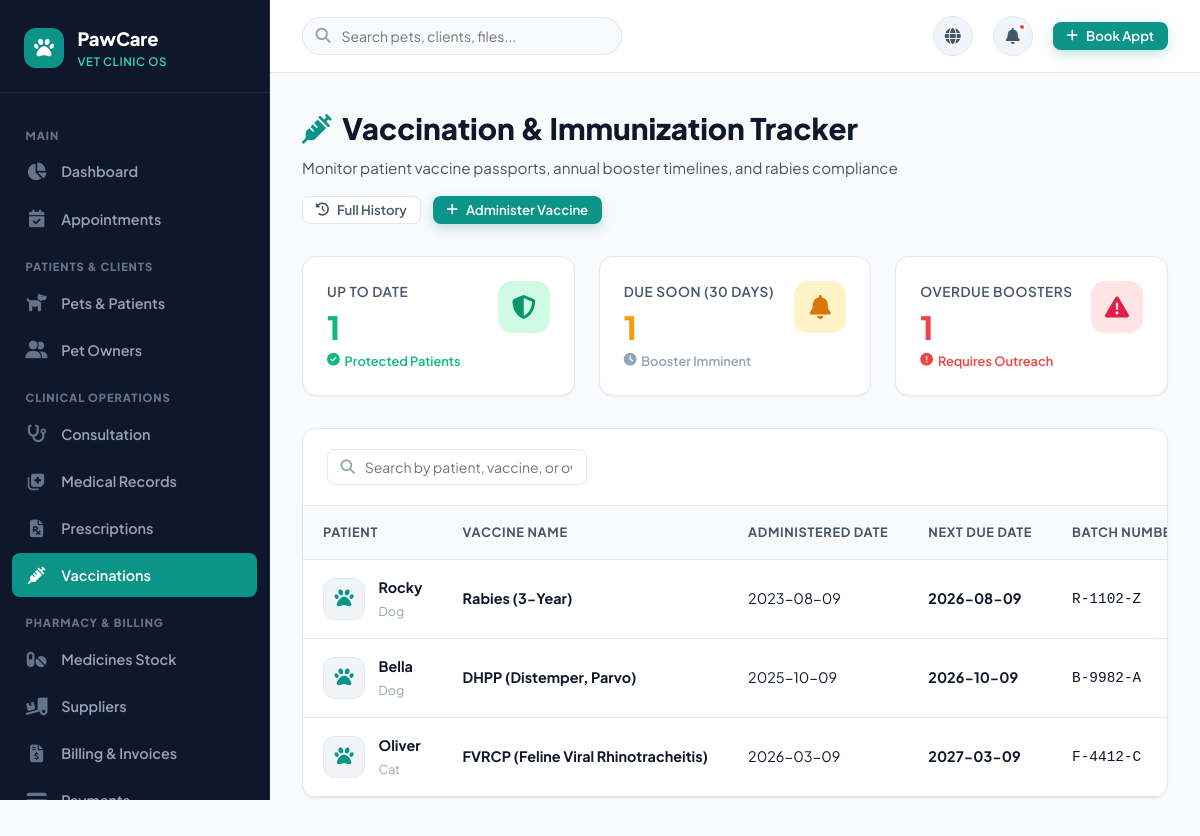
The page /vaccinations (signed in) on the database its author committed.
### tables this page shows
CREATE TABLE vaccinations (
    id INTEGER PRIMARY KEY AUTOINCREMENT,
    pet_id INTEGER NOT NULL,
    vaccine_name VARCHAR(100) NOT NULL,
    administered_date DATE NOT NULL,
    next_due_date DATE NOT NULL,
    batch_number VARCHAR(50),
    veterinarian_name VARCHAR(100),
    status VARCHAR(20) DEFAULT 'up_to_date', -- 'up_to_date', 'due_soon', 'overdue'
    notes TEXT,
    created_at TIMESTAMP DEFAULT CURRENT_TIMESTAMP,
    FOREIGN KEY (pet_id) REFERENCES pets (id) ON DELETE CASCADE
);

CREATE TABLE pets (
    id INTEGER PRIMARY KEY AUTOINCREMENT,
    owner_id INTEGER NOT NULL,
    name VARCHAR(80) NOT NULL,
    species VARCHAR(50) NOT NULL, -- Dog, Cat, Bird, Rabbit, Reptile, etc.
    breed VARCHAR(80),
    gender VARCHAR(10) DEFAULT 'Unknown', -- Male, Female, Neutered Male, Spayed Female
    date_of_birth DATE,
    age_years INTEGER DEFAULT 0,
    weight REAL DEFAULT 0.0, -- in kg
    color VARCHAR(50),
    microchip_id VARCHAR(100),
    photo VARCHAR(255) DEFAULT 'default_pet.png',
    allergies TEXT,
    medical_notes TEXT,
    created_at TIMESTAMP DEFAULT CURRENT_TIMESTAMP,
    FOREIGN KEY (owner_id) REFERENCES owners (id) ON DELETE CASCADE
);

### app.py (the view)
@app.route('/vaccinations')
@login_required
def vaccinations():
    db = get_db()
    vax_list = db.execute("""
        SELECT v.*, p.name as pet_name, p.species, p.breed, o.name as owner_name, o.phone as owner_phone
        FROM vaccinations v
        JOIN pets p ON v.pet_id = p.id
        JOIN owners o ON p.owner_id = o.id
        ORDER BY v.next_due_date ASC
    """).fetchall()
    stats = {
        'up_to_date': sum(1 for v in vax_list if v['status'] == 'up_to_date'),
        'due_soon': sum(1 for v in vax_list if v['status'] == 'due_soon'),
        'overdue': sum(1 for v in vax_list if v['status'] == 'overdue')
    }
    return render_template('vaccinations.html', vaccinations=vax_list, stats=stats)

### app.py (called while the page is built)
def get_db():
    if 'db' not in g:
        g.db = sqlite3.connect(
            app.config['DATABASE'],
            detect_types=sqlite3.PARSE_DECLTYPES
        )
        g.db.row_factory = sqlite3.Row
        g.db.execute("PRAGMA foreign_keys = ON;")
    return g.db

def init_db():
    db = get_db()
    cur = db.cursor()
    cur.execute("SELECT name FROM sqlite_master WHERE type='table' AND name='users';")
    if cur.fetchone() is None:
        if os.path.exists(app.config['SQL_SCHEMA']):
            with open(app.config['SQL_SCHEMA'], mode='r', encoding='utf-8') as f:
                db.cursor().executescript(f.read())
            db.commit()

@app.before_request
def setup_database_if_needed():
    init_db()

def login_required(view):
    from functools import wraps
    @wraps(view)
    def wrapped_view(**kwargs):
        if 'user_id' not in session:
            flash('Please log in to access this page.', 'warning')
            return redirect(url_for('login', next=request.url))
        return view(**kwargs)
    return wrapped_view

### templates/vaccinations.html (shortened to what this page needs)
{% extends "base.html" %}
{% block content %}
<div class="page-header">
  <div class="page-header-text">
    <h1><i class="fas fa-syringe" style="color: var(--primary);"></i> Vaccination & Immunization Tracker</h1>
    <p>Monitor patient vaccine passports, annual booster timelines, and rabies compliance</p>
  </div>
  <div class="page-actions">
    <a href="{{ url_for('vaccination_history') }}" class="btn btn-secondary btn-sm">
      <i class="fas fa-history"></i> Full History
    </a>
    <a href="{{ url_for('add_vaccination') }}" class="btn btn-primary btn-sm">
      <i class="fas fa-plus"></i> Administer Vaccine
    </a>
  </div>
</div>
<div class="stats-grid" style="grid-template-columns: repeat(3, 1fr);">
  <div class="stat-card">
    <div class="stat-info-left">
      <p>Up to Date</p>
      <div class="stat-number" style="color: var(--success);">{{ stats.up_to_date }}</div>
      <div class="stat-trend trend-up"><i class="fas fa-check-circle"></i> Protected Patients</div>
    </div>
    <div class="stat-icon-wrapper icon-emerald"><i class="fas fa-shield-alt"></i></div>
  </div>
  <div class="stat-card">
    <div class="stat-info-left">
      <p>Due Soon (30 Days)</p>
      <div class="stat-number" style="color: var(--warning);">{{ stats.due_soon }}</div>
      <div class="stat-trend trend-neutral"><i class="fas fa-clock"></i> Booster Imminent</div>
    </div>
    <div class="stat-icon-wrapper icon-amber"><i class="fas fa-bell"></i></div>
  </div>
  <div class="stat-card">
    <div class="stat-info-left">
      <p>Overdue Boosters</p>
      <div class="stat-number" style="color: var(--danger);">{{ stats.overdue }}</div>
      <div class="stat-trend trend-down"><i class="fas fa-exclamation-circle"></i> Requires Outreach</div>
    </div>
    <div class="stat-icon-wrapper icon-rose"><i class="fas fa-exclamation-triangle"></i></div>
  </div>
</div>
<div class="table-wrapper">
  <div class="table-toolbar">
    <div class="table-search-box">
      <i class="fas fa-search"></i>
      <input type="text" placeholder="Search by patient, vaccine, or owner..." class="table-search-input" data-table-id="vaxTable">
    </div>
  </div>
  {% if vaccinations %}
  <div class="table-responsive">
    <table class="custom-table" id="vaxTable">
      <thead>
        <tr>
          <th>Patient</th>
          <th>Vaccine Name</th>
          <th>Administered Date</th>
          <th>Next Due Date</th>
          <th>Batch Number</th>
        </tr>
      </thead>
      <tbody>
        {% for v in vaccinations %}
        <tr>
          <td>
            <div class="table-user-cell">
              <div class="table-avatar"><i class="fas fa-paw"></i></div>
              <div class="table-user-info">
                <a href="{{ url_for('pet_details', id=v.pet_id) }}" class="name">{{ v.pet_name }}</a>
                <span class="sub">{{ v.species }}</span>
              </div>
            </div>
          </td>
          <td><strong>{{ v.vaccine_name }}</strong></td>
          <td>{{ v.administered_date }}</td>
          <td><strong>{{ v.next_due_date }}</strong></td>
          <td><code>{{ v.batch_number or 'N/A' }}</code></td>
        </tr>
        {% endfor %}
      </tbody>
    </table>
  </div>
  {% endif %}
</div>
{% endblock %}

### static/css/style.css (style rules this page uses)
:root { --primary: #0d9488; --primary-hover: #0f766e; --primary-light: #ccfbf1; --primary-dark: #115e59; --secondary: #6366f1; --secondary-light: #e0e7ff; --accent: #f59e0b; --accent-light: #fef3c7; --success: #10b981; --success-light: #d1fae5; --danger: #ef4444; --danger-light: #fee2e2; --warning: #f59e0b; --info: #0284c7; --info-light: #e0f2fe; --bg-main: #f8fafc; --bg-card: #ffffff; --bg-sidebar: #0f172a; --bg-subtle: #f1f5f9; --text-primary: #0f172a; --text-secondary: #475569; --text-muted: #94a3b8; --text-light: #f8fafc; --border-color: #e2e8f0; --border-radius-sm: 8px; --border-radius-md: 14px; --border-radius-lg: 20px; --border-radius-full: 9999px; --shadow-sm: 0 1px 2px 0 rgba(0, 0, 0, 0.05); --shadow-md: 0 4px 6px -1px rgba(0, 0, 0, 0.07), 0 2px 4px -1px rgba(0, 0, 0, 0.04); --shadow-lg: 0 10px 15px -3px rgba(0, 0, 0, 0.08), 0 4px 6px -2px rgba(0, 0, 0, 0.04); --shadow-xl: 0 20px 25px -5px rgba(0, 0, 0, 0.1), 0 10px 10px -5px rgba(0, 0, 0, 0.04); --transition: all 0.25s cubic-bezier(0.4, 0, 0.2, 1); }
* { margin: 0; padding: 0; box-sizing: border-box; }
body { font-family: 'Plus Jakarta Sans', -apple-system, BlinkMacSystemFont, sans-serif; background-color: var(--bg-main); color: var(--text-primary); line-height: 1.6; overflow-x: hidden; }
a { color: inherit; text-decoration: none; transition: var(--transition); }
.btn { display: inline-flex; align-items: center; justify-content: center; gap: 0.5rem; font-weight: 600; font-size: 0.925rem; padding: 0.65rem 1.35rem; border-radius: var(--border-radius-md); border: 1px solid transparent; cursor: pointer; transition: var(--transition); line-height: 1; }
.btn-primary { background-color: var(--primary); color: #ffffff; box-shadow: 0 4px 12px rgba(13, 148, 136, 0.25); }
.btn-secondary { background-color: #ffffff; color: var(--text-secondary); border: 1px solid var(--border-color); }
.btn-sm { padding: 0.4rem 0.8rem; font-size: 0.825rem; border-radius: var(--border-radius-sm); }

### static/css/dashboard.css (style rules this page uses)
.page-header { display: flex; align-items: center; justify-content: space-between; margin-bottom: 2rem; flex-wrap: wrap; gap: 1rem; }
.page-header-text h1 { font-size: 1.85rem; font-weight: 800; color: var(--text-primary); display: flex; align-items: center; gap: 0.65rem; }
.page-header-text p { color: var(--text-secondary); font-size: 0.95rem; margin-top: 0.2rem; }
.page-actions { display: flex; align-items: center; gap: 0.75rem; }
.stats-grid { display: grid; grid-template-columns: repeat(auto-fit, minmax(240px, 1fr)); gap: 1.5rem; margin-bottom: 2rem; }
.stat-card { background: #ffffff; border-radius: var(--border-radius-md); padding: 1.5rem; border: 1px solid var(--border-color); box-shadow: var(--shadow-sm); display: flex; justify-content: space-between; align-items: flex-start; transition: var(--transition); position: relative; overflow: hidden; }
.stat-info-left p { font-size: 0.85rem; font-weight: 600; color: var(--text-secondary); text-transform: uppercase; letter-spacing: 0.04em; margin-bottom: 0.5rem; }
.stat-number { font-size: 2rem; font-weight: 800; color: var(--text-primary); line-height: 1; margin-bottom: 0.5rem; }
.stat-trend { font-size: 0.8rem; font-weight: 600; display: flex; align-items: center; gap: 0.3rem; }
.trend-up { color: var(--success); }
.trend-down { color: var(--danger); }
.trend-neutral { color: var(--text-muted); }
.stat-icon-wrapper { width: 52px; height: 52px; border-radius: 14px; display: flex; align-items: center; justify-content: center; font-size: 1.5rem; }
.icon-amber { background: #fef3c7; color: #d97706; }
.icon-rose { background: #ffe4e6; color: #e11d48; }
.icon-emerald { background: #d1fae5; color: #059669; }

### rows shown on the page
vaccinations: pet_name "Rocky", species "Dog", vaccine_name "Rabies (3-Year)", administered_date "2023-08-09", next_due_date "2026-08-09", batch_number "R-1102-Z"
vaccinations: pet_name "Bella", species "Dog", vaccine_name "DHPP (Distemper, Parvo)", administered_date "2025-10-09", next_due_date "2026-10-09", batch_number "B-9982-A"
vaccinations: pet_name "Oliver", species "Cat", vaccine_name "FVRCP (Feline Viral Rhinotracheitis)", administered_date "2026-03-09", next_due_date "2027-03-09", batch_number "F-4412-C"

### other values the page prints
{{ stats.up_to_date }} "1"
{{ stats.due_soon }} "1"
{{ stats.overdue }} "1"
